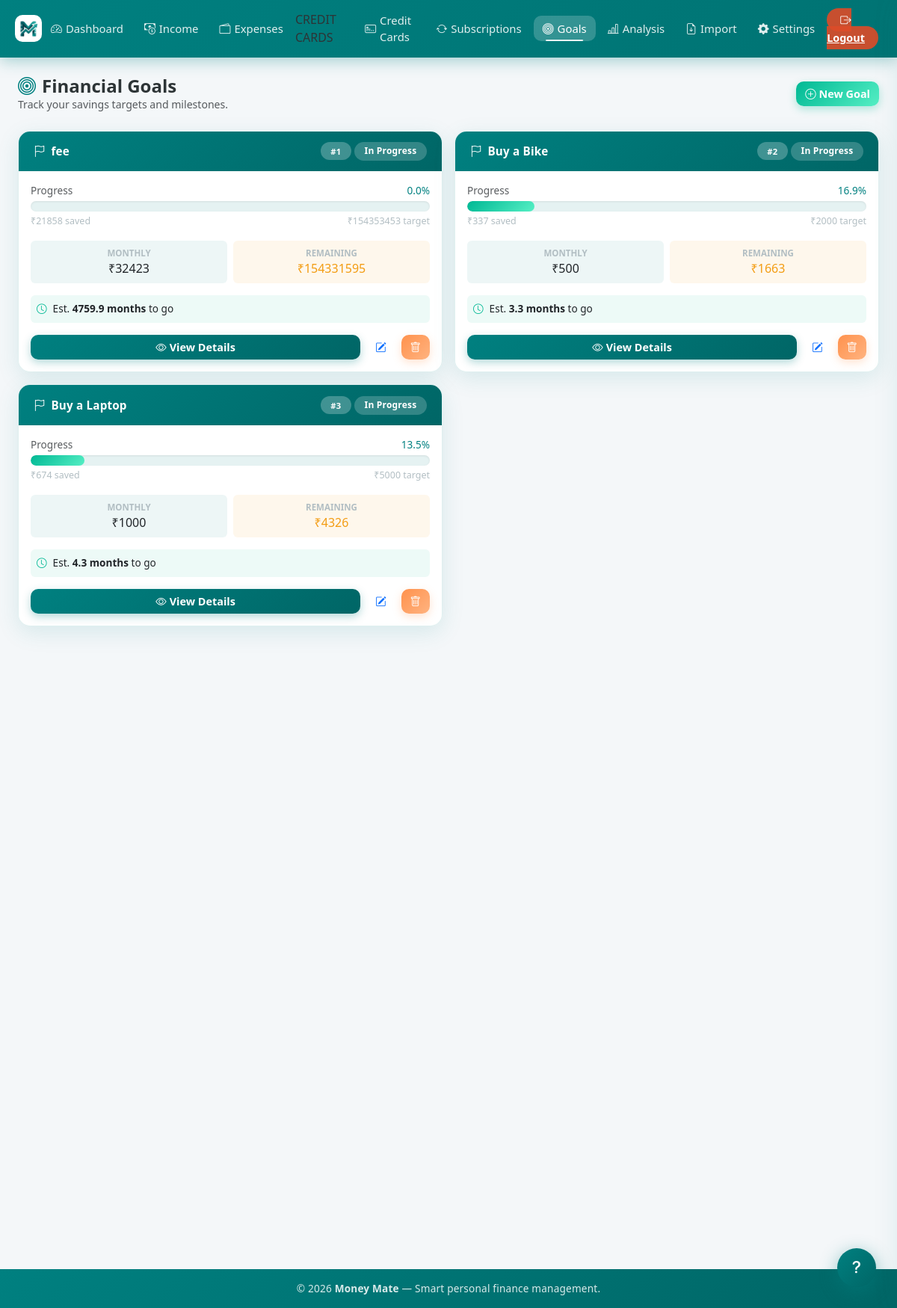
Page /goals (signed in) on the committed database.
### models.py (models this page shows, shortened)
class Goal(db.Model):
    id = db.Column(db.Integer, primary_key=True)
    user_id = db.Column(
        db.Integer, db.ForeignKey("user.id"), nullable=False, index=True
    )
    name = db.Column(db.String(200), nullable=False)
    target_amount = db.Column(db.Float, nullable=False)
    saved_amount = db.Column(db.Float, default=0.0)
    monthly_savings = db.Column(db.Float, default=0.0)
    target_date = db.Column(db.DateTime, nullable=True)
    priority = db.Column(db.String(10), default="medium", nullable=False)
    created_at = db.Column(db.DateTime, default=_now)
    @property
    def remaining_amount(self):
        return max(0, self.target_amount - self.saved_amount)
    @property
    def progress_percentage(self):
        if self.target_amount == 0:
            return 0
        return min(100, (self.saved_amount / self.target_amount) * 100)
    @property
    def estimated_months(self):
        if self.monthly_savings <= 0:
            return float("inf")
        return self.remaining_amount / self.monthly_savings

### app.py (the view)
@app.route("/goals")
@login_required
def goals():
    if normalize_goal_priorities(current_user.id):
        db.session.commit()
    goals = (
        Goal.query.filter_by(user_id=current_user.id)
        .order_by(Goal.created_at.desc())
        .all()
    )
    return render_template("goals.html", goals=goals)

### app.py (called while the page is built)
@login_manager.user_loader
def load_user(user_id):
    return db.session.get(User, int(user_id))

    def __call__(self, environ, start_response):
        if environ.get("PATH_INFO") not in self._PWA_PATHS:
            return self.wsgi_app(environ, start_response)
        def _start_response(status, headers, exc_info=None):
            out = []
            for name, value in headers:
                if name.lower() == "vary":
                    parts = [p.strip() for p in value.split(",")
                             if p.strip().lower() != "cookie"]
                    value = ", ".join(parts) or "Accept-Encoding"
                out.append((name, value))
            return start_response(status, out, exc_info)
        return self.wsgi_app(environ, _start_response)

### helpers.py (called while the page is built)
def normalize_goal_priorities(user_id):
    from models import Goal
    goals = Goal.query.filter_by(user_id=user_id).all()
    def priority_number(item):
        try:
            return max(1, int(item.priority))
        except (TypeError, ValueError):
            return 999
    changed = False
    for index, item in enumerate(
        sorted(goals, key=lambda goal: (priority_number(goal), goal.id)), start=1
    ):
        priority = str(index)
        if item.priority != priority:
            item.priority = priority
            changed = True
    return changed

### templates/goals.html (shortened to what this page needs)
{% extends "base.html" %}
{% block content %}
<div class="d-flex justify-content-between align-items-center mb-4 reveal">
  <div>
    <h4 class="fw-bold mb-0" style="color:var(--text-primary);">
      <i class="bi bi-bullseye me-2" style="color:var(--brand-primary);"></i>Financial Goals
    </h4>
    <p class="text-muted mb-0" style="font-size:0.88rem;">Track your savings targets and milestones.</p>
  </div>
  <a href="{{ url_for('add_goal') }}" class="btn btn-success">
    <i class="bi bi-plus-circle me-1"></i>New Goal
  </a>
</div>
{% if goals %}
<div class="row g-3">
  {% for goal in goals %}
  <div class="col-md-6 reveal" style="transition-delay: {{ loop.index0 * 0.08 }}s;">
    <div class="card h-100 goal-card">
      <div class="card-header d-flex justify-content-between align-items-center">
        <span><i class="bi bi-flag me-2"></i>{{ goal.name }}</span>
        <div class="d-flex gap-1 align-items-center">
          <span class="badge" style="background:rgba(255,255,255,0.25);font-size:0.7rem;">#{{ goal.priority }}</span>
          {% if goal.progress_percentage >= 100 %}
          <span class="badge" style="background:rgba(255,255,255,0.25);">🎉 Done!</span>
          {% elif goal.progress_percentage >= 75 %}
          <span class="badge" style="background:rgba(255,255,255,0.25);">Almost!</span>
          {% else %}
          <span class="badge" style="background:rgba(255,255,255,0.2);">In Progress</span>
          {% endif %}
        </div>
      </div>
      <div class="card-body">
        <div class="mb-3">
          <div class="d-flex justify-content-between mb-1" style="font-size:0.85rem;">
            <span class="text-muted">Progress</span>
            <span class="fw-700" style="color:var(--brand-primary);">{{ "%.1f"|format(goal.progress_percentage)
              }}%</span>
          </div>
          <div class="progress" style="height:14px;">
            <div class="progress-bar bg-success" style="width:{{ goal.progress_percentage }}%;"></div>
          </div>
          <div class="d-flex justify-content-between mt-1" style="font-size:0.78rem;color:var(--text-muted);">
            <span>₹{{ "%.0f"|format(goal.saved_amount) }} saved</span>
            <span>₹{{ "%.0f"|format(goal.target_amount) }} target</span>
          </div>
        </div>
        <div class="row g-2 mb-3">
          <div class="col-6">
            <div class="p-2 rounded text-center" style="background:rgba(0, 128, 128,0.07);">
              <div style="font-size:0.72rem;font-weight:700;text-transform:uppercase;color:var(--text-muted);">Monthly
              </div>
              <div class="fw-700" style="font-size:1rem;">₹{{ "%.0f"|format(goal.monthly_savings) }}</div>
            </div>
          </div>
          <div class="col-6">
            <div class="p-2 rounded text-center" style="background:rgba(243,156,18,0.08);">
              <div style="font-size:0.72rem;font-weight:700;text-transform:uppercase;color:var(--text-muted);">Remaining
              </div>
              <div class="fw-700" style="font-size:1rem;color:#f39c12;">₹{{ "%.0f"|format(goal.remaining_amount) }}
              </div>
            </div>
          </div>
        </div>
        {% if goal.monthly_savings > 0 %}
        <div class="p-2 rounded mb-3 d-flex align-items-center gap-2"
          style="background:rgba(0,184,148,0.07);font-size:0.85rem;">
          <i class="bi bi-clock" style="color:#00b894;"></i>
          <span>Est. <strong>{{ "%.1f"|format(goal.estimated_months) }} months</strong> to go</span>
        </div>
        {% endif %}
        <div class="d-flex gap-2">
          <a href="{{ url_for('goal_detail', id=goal.id) }}" class="btn btn-primary flex-grow-1">
            <i class="bi bi-eye me-1"></i>View Details
          </a>
          <a href="{{ url_for('edit_goal', id=goal.id) }}" class="btn btn-outline-primary">
            <i class="bi bi-pencil-square"></i>
          </a>
          <a href="{{ url_for('delete_goal', id=goal.id) }}" class="btn btn-danger"
            onclick="return confirm('Delete this goal?')">
            <i class="bi bi-trash"></i>
          </a>
        </div>
      </div>
    </div>
  </div>
  {% endfor %}
</div>
{% endif %}
{% endblock %}

### static/style.css (style rules this page uses)
:root { --brand-primary: #008080; --brand-secondary: #80BFBF; --brand-accent: #00b894; --brand-danger: #FF924D; --brand-warning: #f39c12; --brand-info: #0984e3; --gradient-brand: linear-gradient(135deg, #008080 0%, #006666 100%); --gradient-green: linear-gradient(135deg, #00b894 0%, #55efc4 100%); --gradient-red: linear-gradient(135deg, #FF924D 0%, #FFB380 100%); --gradient-orange: linear-gradient(135deg, #f39c12 0%, #fdcb6e 100%); --gradient-blue: linear-gradient(135deg, #0984e3 0%, #74b9ff 100%); --bg-page: #f4f7f9; --bg-card: rgba(255, 255, 255, 0.97); --bg-card-hover: #fff; --text-primary: #2d3436; --text-secondary: #636e72; --text-muted: #b2bec3; --border-color: rgba(0, 128, 128, 0.12); --shadow-sm: 0 2px 12px rgba(0, 128, 128, 0.08); --shadow-md: 0 8px 30px rgba(0, 128, 128, 0.12); --shadow-lg: 0 20px 50px rgba(0, 128, 128, 0.18); --shadow-hover: 0 15px 40px rgba(0, 128, 128, 0.22); --radius-sm: 10px; --radius-md: 16px; --radius-lg: 24px; --radius-pill: 50px; --transition: all 0.28s cubic-bezier(0.4, 0, 0.2, 1); }
html { scroll-behavior: smooth; }
*, *::before, *::after { box-sizing: border-box; }
body { background: var(--bg-page); font-family: 'Segoe UI', system-ui, -apple-system, sans-serif; color: var(--text-primary); min-height: 100vh; display: flex; flex-direction: column; transition: background 0.3s, color 0.3s; }
.card { border: 1px solid var(--border-color); border-radius: var(--radius-md); background: var(--bg-card); box-shadow: var(--shadow-md); transition: var(--transition); overflow: hidden; }
.card-header { background: var(--gradient-brand); color: white; font-weight: 600; font-size: 0.95rem; padding: 0.9rem 1.25rem; border: none; display: flex; align-items: center; gap: 8px; letter-spacing: 0.2px; }
.btn { border-radius: var(--radius-sm); font-weight: 600; font-size: 0.9rem; transition: var(--transition); position: relative; overflow: hidden; border: none; cursor: pointer; }
.btn::after { content: ''; position: absolute; inset: 0; background: rgba(255, 255, 255, 0); transition: var(--transition); }
.btn-primary { background: var(--gradient-brand); color: white; box-shadow: 0 4px 12px rgba(0, 128, 128, 0.3); }
.btn-success { background: var(--gradient-green); color: white; box-shadow: 0 4px 12px rgba(0, 184, 148, 0.3); }
.btn-danger { background: var(--gradient-red); color: white; box-shadow: 0 4px 12px rgba(255, 146, 77, 0.25); }
.badge { font-size: 0.75rem; font-weight: 600; padding: 0.4rem 0.85rem; border-radius: var(--radius-pill); letter-spacing: 0.2px; }
.progress { border-radius: var(--radius-pill); background: rgba(0, 128, 128, 0.1); overflow: hidden; box-shadow: inset 0 1px 3px rgba(0, 0, 0, 0.08); }
.progress-bar { border-radius: var(--radius-pill); font-weight: 700; font-size: 0.8rem; line-height: 1; display: flex; align-items: center; justify-content: center; }
.progress-bar.bg-success { background: var(--gradient-green) !important; }
.reveal { opacity: 0; transform: translateY(24px); transition: opacity 0.55s cubic-bezier(0.4, 0, 0.2, 1), transform 0.55s cubic-bezier(0.4, 0, 0.2, 1); }
.reveal.revealed { opacity: 1; transform: translateY(0); }
.btn { position: relative; overflow: hidden; }
.goal-card { border-radius: var(--radius-md); overflow: hidden; position: relative; }
body { padding-left: env(safe-area-inset-left, 0px); padding-right: env(safe-area-inset-right, 0px); }

### rows in the picture
Goal: name "fee", priority "1", shows "In Progress", progress_percentage "0.0", saved_amount "21858", target_amount "154353453", monthly_savings "32423", remaining_amount "154331595", estimated_months "4759.9"
Goal: name "Buy a Bike", priority "2", shows "In Progress", progress_percentage "16.9", saved_amount "337", target_amount "2000", monthly_savings "500", remaining_amount "1663", estimated_months "3.3"
Goal: name "Buy a Laptop", priority "3", shows "In Progress", progress_percentage "13.5", saved_amount "674", target_amount "5000", monthly_savings "1000", remaining_amount "4326", estimated_months "4.3"
